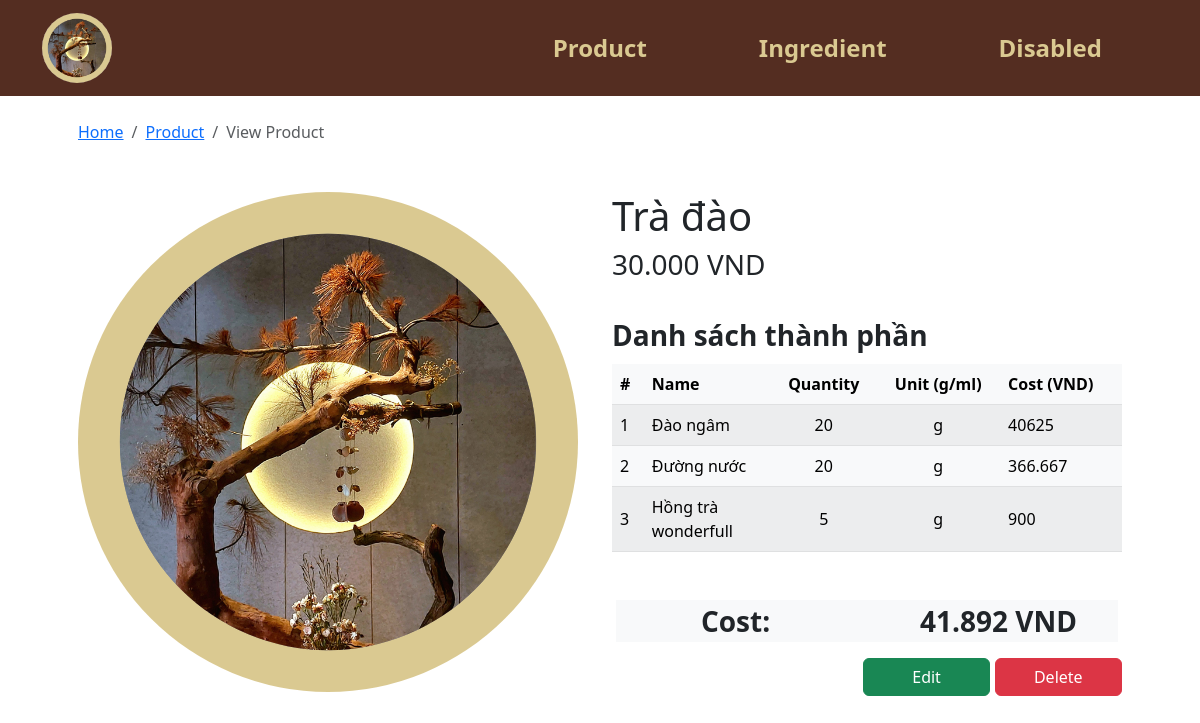
The app's page /product_view.php?p_id=102 with its own data.
### tables this page shows
CREATE TABLE `product` (
  `p_id` int(100) NOT NULL COMMENT 'id sản phẩm',
  `p_name` varchar(255) NOT NULL COMMENT 'tên sản phẩm ',
  `p_price` int(255) NOT NULL COMMENT 'giá sản phẩm'
);

CREATE TABLE `ingredient` (
  `i_id` int(100) NOT NULL,
  `Product_p_id` int(255) NOT NULL,
  `Ingredient_defaut_id_id` int(100) NOT NULL,
  `i_quantity` int(100) NOT NULL,
  `i_unit` enum('g','ml') NOT NULL
);

CREATE TABLE `ingredient_defaut` (
  `id_id` int(100) NOT NULL COMMENT 'Gốc Id',
  `id_name` varchar(255) DEFAULT NULL COMMENT 'Gốc tên',
  `id_import_quantity` int(255) DEFAULT NULL COMMENT 'Gốc số lượng nhập',
  `id_unit` enum('g','ml') DEFAULT NULL COMMENT 'Gốc đơn vị',
  `id_import_price` int(255) DEFAULT NULL COMMENT 'Gốc giá nhập'
);

### product_view.php (the view, shortened to what this page needs)
<!DOCTYPE html>
<html lang="en">
<head>
    <?php
    include("head.php");
    include("conn_db.php");
    ?>
</head>
<body>
    <?php
    $cost = 0;
    include("header.php");
    $p_id = $_GET["p_id"];
    $query_product = "SELECT p.* FROM product p  WHERE p.p_id = {$p_id}  LIMIT 0,1";
    $result_product = $mysqli->query($query_product);
    $product_row = $result_product->fetch_array();
    ?>
    <div class="container px-5 py-4" id="shop-body">
        <nav aria-label="breadcrumb">
            <ol class="breadcrumb">
                <li class="breadcrumb-item"><a href="index.php">Home</a></li>
                <li class="breadcrumb-item"><a href="product.php">Product</a></li>
                <li class="breadcrumb-item active" aria-current="page">View Product</li>
            </ol>
        </nav>
        <div class="row row-cols-1 row-cols-md-2 mb-5 mt-5">
            <div class="col mb-3 mb-md-0 logo">
                <img src='img/logo.png' class="img-fluid rounded-25 float-start">
            </div>
            <div class="col text-wrap">
                <h1 class="">
                    <?php echo $product_row["p_name"] ?>
                </h1>
                <h3 class="">
                    <?php echo number_format($product_row["p_price"], 0, ',', '.'); ?> VND
                </h3>
                <br>
                <div class="mt-0">
                    <div class="fs-3 mb-2 fw-bold"> Danh sách thành phần</div>
                    <table class="table rounded-5 table-light table-striped table-hover align-middle caption-top mb-5">
                        <thead class="bg-light">
                            <tr>
                                <th scope="col-1">#</th>
                                <th scope="col-4">Name</th>
                                <th class="text-center" scope="col-4">Quantity</th>
                                <th class="text-center" scope="col">Unit (g/ml)</th>
                                <th scope="col">Cost (VND)</th>
                            </tr>
                        </thead>
                        <tbody>
                            <?php
                            $query_ingredient = "SELECT i.*, id.* FROM ingredient i, ingredient_defaut id  WHERE Product_p_id = {$p_id} AND id.id_id = Ingredient_defaut_id_id ORDER BY id_name ASC" ;
                            $result_ingredient = $mysqli->query($query_ingredient);
                            ?>
                            <?php $i = 1;
                            while ($ingredient_row = $result_ingredient->fetch_array()) { ?>
                                <tr>
                                    <td>
                                        <?php echo $i++; ?>
                                    </td>
                                    <td class="w-25">
                                        <?php echo $ingredient_row["id_name"]; ?>
                                    </td>
                                    <td class="text-center">
                                        <?php echo $ingredient_row["i_quantity"]; ?>
                                    </td>
                                    <td class="text-center">
                                        <?php echo $ingredient_row["i_unit"]; ?>
                                    </td>
                                    <td>
                                        <?php
                                            $cost += $ingredient_row["i_quantity"]*($ingredient_row["id_import_price"] / $ingredient_row["id_import_quantity"]);
                                            echo round($ingredient_row["i_quantity"]*($ingredient_row["id_import_price"] / $ingredient_row["id_import_quantity"]), 3);
                                        ?>
                                    </td>
                                </tr>
                            <?php } ?>
                        </tbody>
                    </table>
                    <div class="row bg-light mb-3 mx-1">
                        <div class="col fs-3 text-center ps-0 fw-bold">Cost:</div>
                        <div class="col fs-3 text-center pe-0 fw-bold"><?= number_format(round($cost,3), "0", ",", ".") ." VND"; ?></div>
                    </div>
                </div>
                <div class="form-amount text-end">
                    <a href="product_edit.php?p_id=<?= $p_id ?>" class="btn btn-success w-25" type="submit"
                        title="add to cart" name="addtocart">Edit</a>
                    <a href="product_delete.php?p_id=<?= $p_id ?>" class="btn btn-danger w-25" type="submit"
                        title="add to cart" name="addtocart">Delete</a>
                </div>
            </div>
        </div>
    </div>
</body>
</html>

### records on screen
product: p_name "Trà đào", p_price "30.000"
ingredient: Ingredient_defaut_id.id_name "Đào ngâm", i_quantity "20", i_unit "g", i_quantity.id_import_quantity "40625"
ingredient: Ingredient_defaut_id.id_name "Đường nước", i_quantity "20", i_unit "g", i_quantity.id_import_quantity "366.667"
ingredient: Ingredient_defaut_id.id_name "Hồng trà wonderfull", i_quantity "5", i_unit "g", i_quantity.id_import_quantity "900"

### other values on screen
$cost "41.892"
